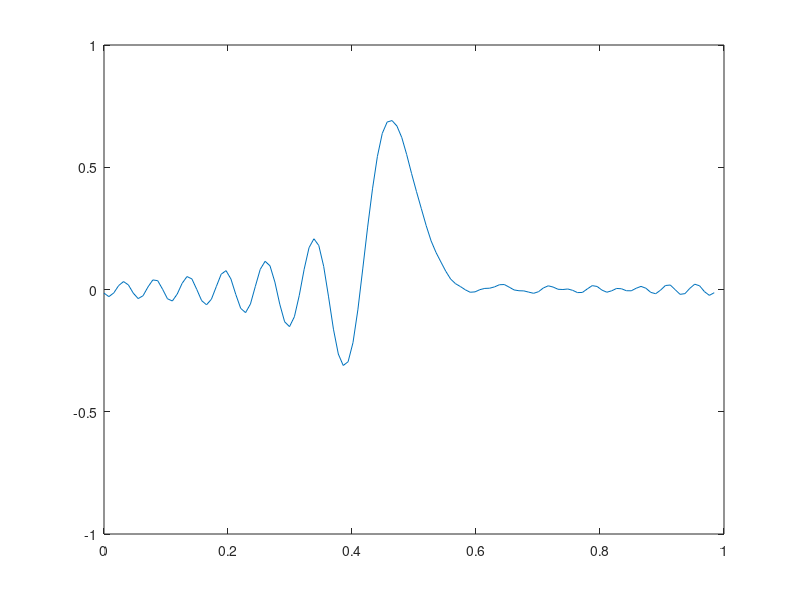

The MATLAB source for this figure:
% Problem 4 (c)
% Marty Fuhry
% 2/14/2011
% Compiled and ran using GNU Octave, version 3.2.4 configured for "x86_64-pc-linux-gnu".

%%%%%%%%%%%%%%%%%%%%%%%%%%%%%%%%%%%%%%%%%%%%%%%%%%%%%%%%%%%%%%%%%%%%%%%%%%%%%%%%
% Consider the advection equation                                              %
%  u_t + a u_x = 0                                                             %
% on the interval 0 < x < 1 with a = 1.                                        %
% Use leapfrog and second-order centered space differencing                    % 
%  u_j^n+1 = u_j^n-1 - a * dt / dx (u_j+1^n - u_j-1^n)                         %
% with m=128 grid points and the intial conditions                             %
%  u(x, 0) = sech^2(20x - 10)                                                  %
%  and the narrower                                                            %
%  u(x, 0) = sech^2(40x - 20)                                                  %
% with periodic boundary conditions                                            %
%  u(0, t) = u(1, t).                                                          %
% Discuss what you find (see assignment paper).                                %
%%%%%%%%%%%%%%%%%%%%%%%%%%%%%%%%%%%%%%%%%%%%%%%%%%%%%%%%%%%%%%%%%%%%%%%%%%%%%%%%

% set up some PDE variables
alpha = 1;
m = 128;
a = 0;
b = 1;

% discretize the grid
dx = (b - a) / (m - 1);
x = [a-dx:dx:b+dx]';

% loop through the time values
for dt = [0.0156, 0.00781, 0.00391, 0.00195]
    timesteps = 1/dt; % make it loop once
    mu = alpha*dt/dx; % for the FD method

    % define the FD matrix 
    A = diag(ones(m+1,1), 1) - diag(ones(m+1,1), -1);
    A(1,m+1) = -1;    % with periodic 
    A(m+2,2) = 1;     % boundary conditions

    Uprev = sech(40*x - 20).^2; % and this initial condition first

    % use explicit trapezoidal method for one step
    Ustar = Uprev - mu * A * Uprev;
    Ucurrent = Uprev - 0.5*mu*A*(Ustar + Uprev);

    % start the FD method
    for t = 0:timesteps
        Utemp    = Ucurrent;
        Ucurrent = Uprev - mu*A*Ucurrent;
        Uprev    = Utemp;
        plot(x(2:m-1),Ucurrent(2:m-1)); % and plot it
        axis([a,b,-1,1])
        drawnow;
    endfor
    input("Press any key to continue.");

endfor

